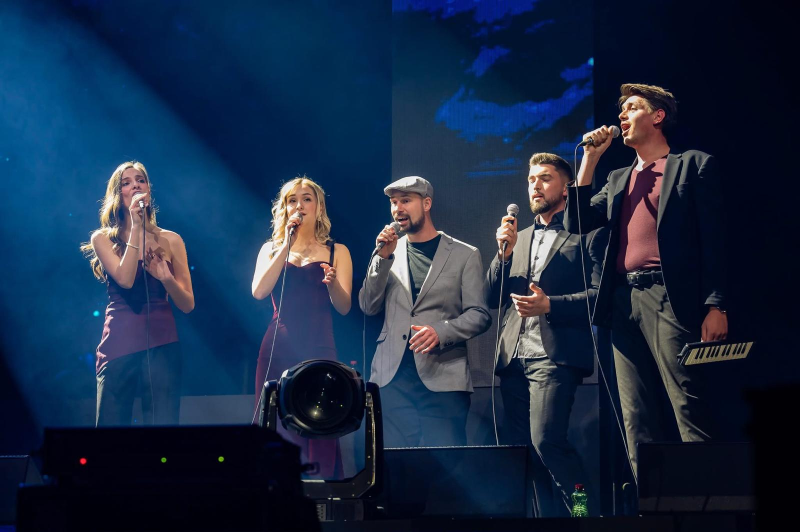
#> input picture src/assets/photos/arena-dalmatino.jpg, 1600 x 1064 px, given in place of crop.png, which was not available (shown at 1/2 size)
$ python planes.py ../../src/assets/photos
#> lines starting #> are read from the running program, lines starting #| are printed output that depends on the picture; after the words box and inside, x2 and y2 are one past the last pixel; in counts of white or black regions, pixels touching at a corner belong together
"""Build the home hero planes (far, subject, front, rim) from the 1800x1200 crop and
the per-tile Vision mattes that scripts/hero-planes/build.sh writes into <work>."""
import sys
import numpy as np
from PIL import Image, ImageDraw, ImageFilter

d = sys.argv[1]
crop = Image.open(f'{d}/crop.png').convert('RGB')
#> crop is the input picture: PIL image 1600x1064 RGB; mean R, G, B 25.6, 42.8, 68.2
W, H = crop.size
#> W = 1600; H = 1064
ys = np.arange(H, dtype=np.float32)[:, None]
#> ys = 1064 values from 0 to 1063

def ramp(a, b):  # 1 above a, 0 below b
    return np.clip((b - ys) / (b - a), 0, 1)

def ramp_down(a, b):  # 0 above a, 1 below b
    return 1 - ramp(a, b)

def to_image(a):  # a 0..1 float array as an 8-bit greyscale image
    return Image.fromarray((np.clip(a, 0, 1) * 255).astype(np.uint8))

def to_array(img):  # an 8-bit greyscale image as a 0..1 float array
    return np.asarray(img, np.float32) / 255

def dilate(mask, r):  # a boolean mask grown by an octagon of radius r (cross and square steps in turn: near enough a disk)
    m = mask.copy()
    for k in range(r):
        if k % 2:
            m = np.asarray(Image.fromarray(m.astype(np.uint8) * 255).filter(ImageFilter.MaxFilter(3))) > 0
        else:
            c = m.copy()
            c[1:] |= m[:-1]
            c[:-1] |= m[1:]
            c[:, 1:] |= m[:, :-1]
            c[:, :-1] |= m[:, 1:]
            m = c
    return m

def erode(mask, r):  # a boolean mask shrunk by the same octagon
    return ~dilate(~mask, r)

def blurred(a, r):  # a 0..1 float array, Gaussian-blurred
    return to_array(to_image(a).filter(ImageFilter.GaussianBlur(r)))

def filled(mask):  # a boolean mask with every enclosed hole filled
    pad = Image.new('L', (W + 2, H + 2), 0)
    pad.paste(to_image(mask), (1, 1))
    ImageDraw.floodfill(pad, (0, 0), 128)
    return np.asarray(pad, np.uint8)[1:-1, 1:-1] != 128

# Singers: tile x offset, tile y offset, column x0..x1, fade start..end
singers = [
    (1, 300, 230, 300, 715, 750, 810),    # singer 1 (stage left)
    (2, 640, 230, 715, 990, 740, 800),    # singer 2
    (3, 940, 230, 990, 1265, 970, 1040),   # singer 3
    (4, 1180, 230, 1265, 1490, 1090, 1150),  # singer 4
    (5, 1420, 230, 1490, 1800, 830, 890),  # singer 5
]
subject = np.zeros((H, W), np.float32)
for i, tx, ty, x0, x1, f0, f1 in singers:
    m = np.asarray(Image.open(f'{d}/tmask{i}.png').convert('L'), np.float32) / 255
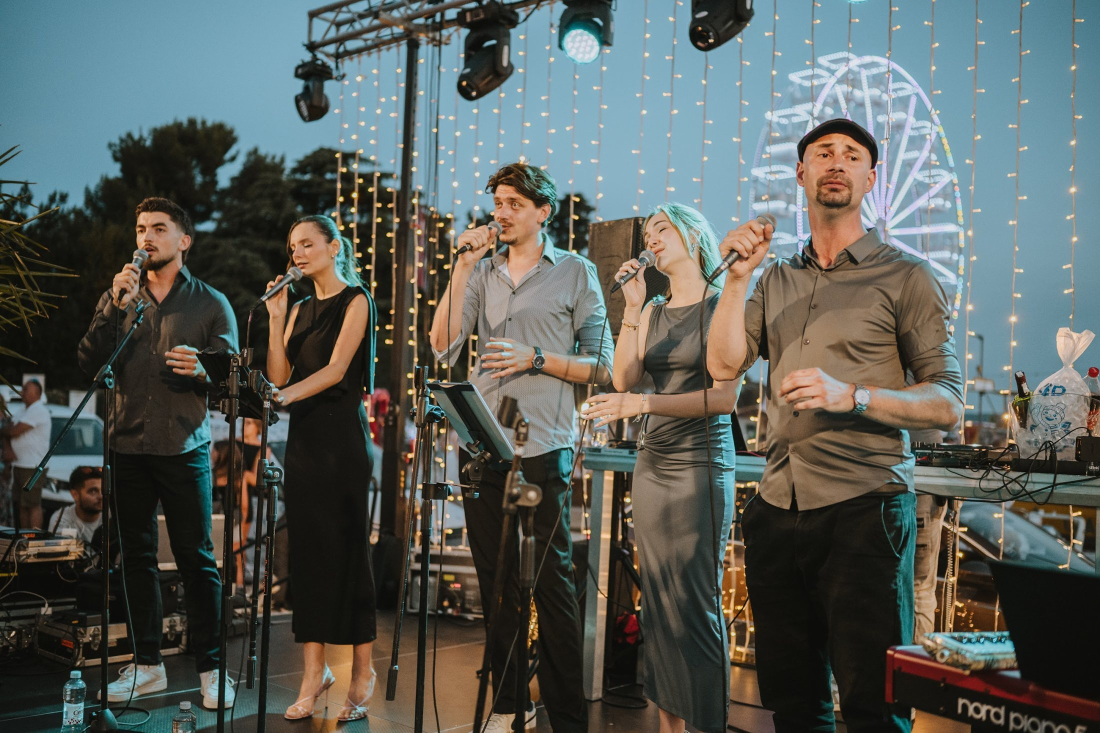
#> input picture src/assets/photos/crikvenica-piano.jpg, 2200 x 1466 px, given in place of tmask1.png, which was not available (shown at 1/2 size)
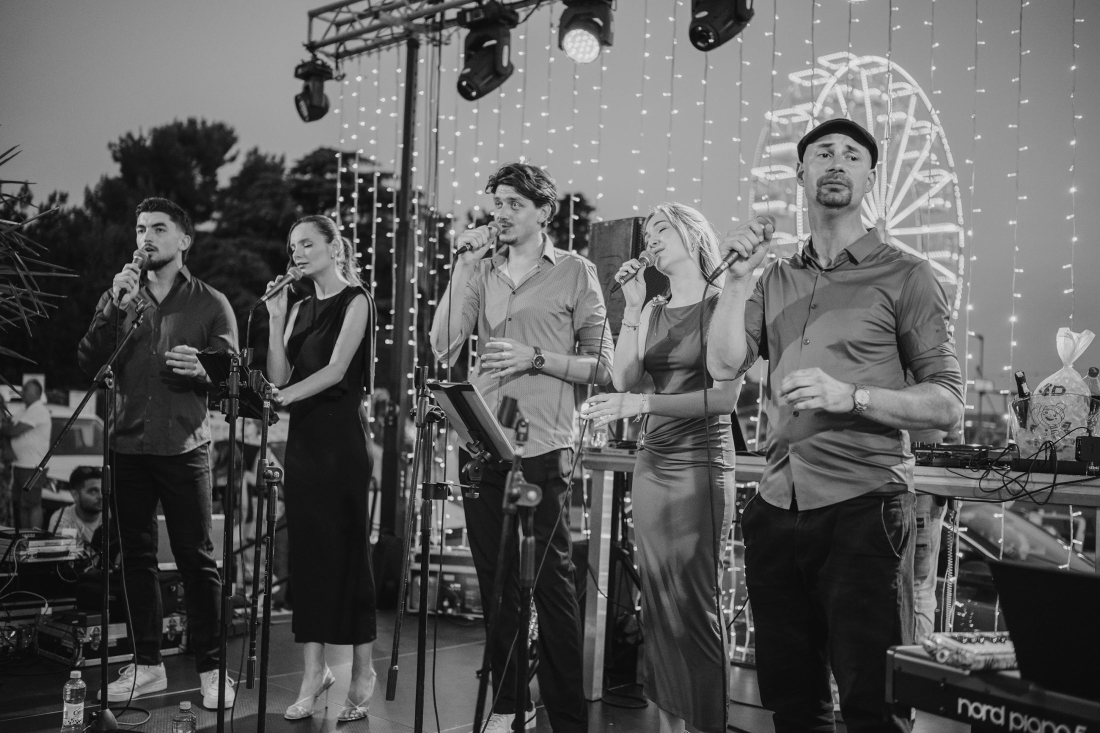
#> m: shape (1466, 2200) float32 (shown at 1/2 size); min 0, max 0.945, mean 0.361
    full = np.zeros((H, W), np.float32)
    h, w = m.shape
#> h = 1466; w = 2200
    full[ty:ty + h, tx:tx + w] = m[: H - ty, : W - tx]
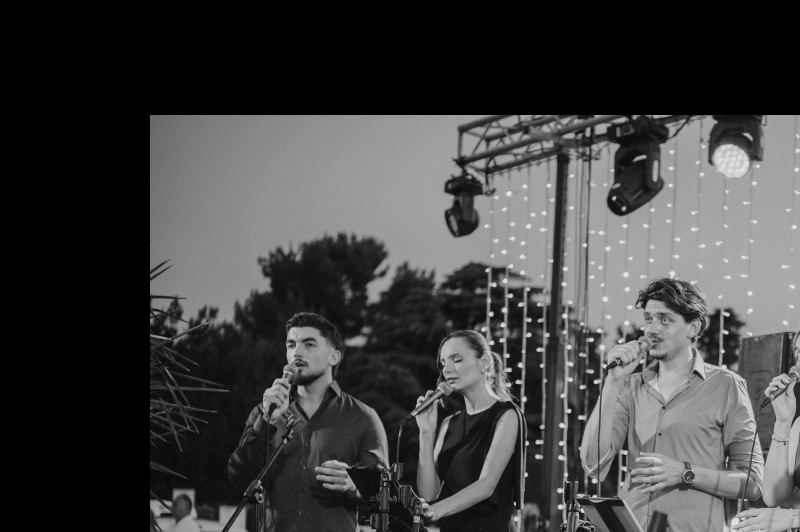
#> full: shape (1064, 1600) float32 (shown at 1/2 size); min 0, max 0.937, mean 0.255
    for bi, bx, by in ((2, 690, 380), (3, 975, 330), (4, 1215, 400)):
        if i == bi:
            mb = np.asarray(Image.open(f'{d}/tmask{i}b.png').convert('L'), np.float32) / 255
            hb, wb = mb.shape
            if i == 4:
                # Singer 4's wide tile takes a block of the sponsor banner around
                # her hand and microphone; the tight one alone is clean.
                full[:] = 0
            full[by:by + hb, bx:bx + wb] = np.maximum(full[by:by + hb, bx:bx + wb], mb)
    # Close the narrow gaps a microphone stand cuts through a singer: the
    # stand stands in front of them, so it belongs to this plane.
    # A round close: a square one left stair-stepped corners that the rim then outlined (#74).
    closed = blurred(erode(dilate(full > 0.3, 12), 12).astype(np.float32), 1)
#> in dilate, `m = mask.copy()`:
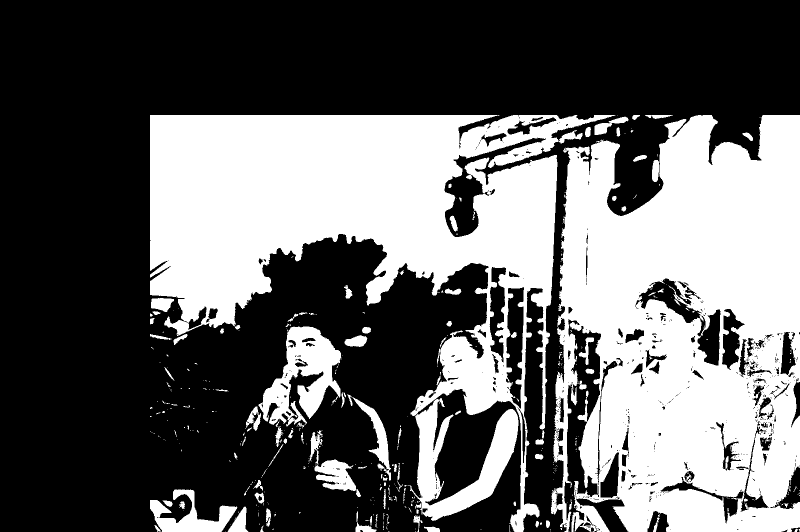
#> m: shape (1064, 1600) bool (shown at 1/2 size); 38.9% white; 457 white regions (342 under 20 px), largest, box (x1, y1, x2, y2) and area: (1102, 230, 1600, 1064) 315294, (300, 230, 1231, 1064) 282498, (816, 796, 1037, 1042) 19390
#> after the loop in dilate, `for k in range(r):`:
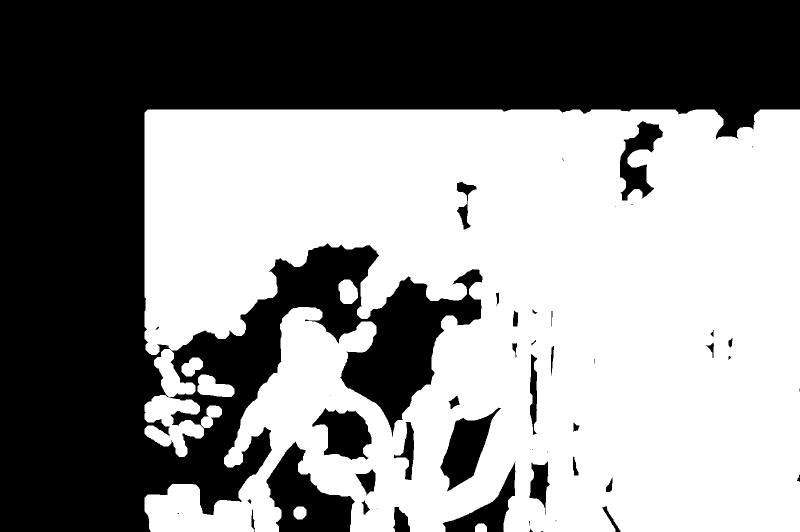
#> c: shape (1064, 1600) bool (shown at 1/2 size); 54.4% white; 48 black regions (14 under 20 px), largest, box (x1, y1, x2, y2) and area: (0, 0, 1600, 1064) 718224, (533, 883, 710, 1064) 16528, (881, 815, 1002, 983) 8890
#> call 2 of dilate, with r = 12
#> in dilate (call 2), `m = mask.copy()`: m: shape (1064, 1600) bool; 44.7% white; 35 white regions (8 under 20 px), largest, box (x1, y1, x2, y2) and area: (0, 0, 1600, 1064) 709841, (534, 886, 708, 1064) 15786, (882, 817, 999, 980) 8300
#> after the loop in dilate (call 2), `for k in range(r):`:
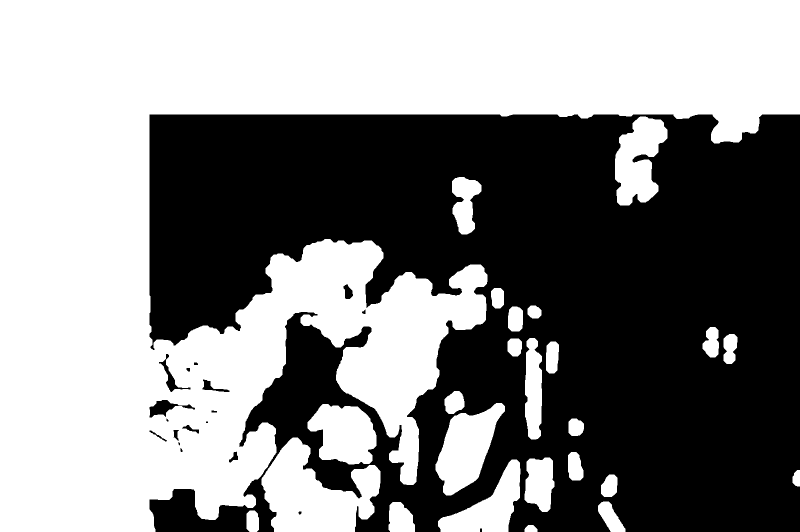
#> c: shape (1064, 1600) bool (shown at 1/2 size); 53% white; 19 black regions (3 under 20 px), largest, box (x1, y1, x2, y2) and area: (299, 229, 1600, 1064) 795991, (299, 800, 390, 835) 1242, (318, 708, 381, 784) 832
#> in erode, `return ~dilate(~mask, r)`: returned value: shape (1064, 1600) bool; 46.1% white; 31 white regions (21 under 20 px), largest, box (x1, y1, x2, y2) and area: (300, 230, 1600, 1064) 769149, (300, 937, 552, 1064) 13043, (300, 801, 355, 834) 914
    full = np.maximum(full, closed)
    col = np.zeros((1, W), np.float32)
    col[0, x0:x1] = 1
    full *= col * ramp(f0, f1)
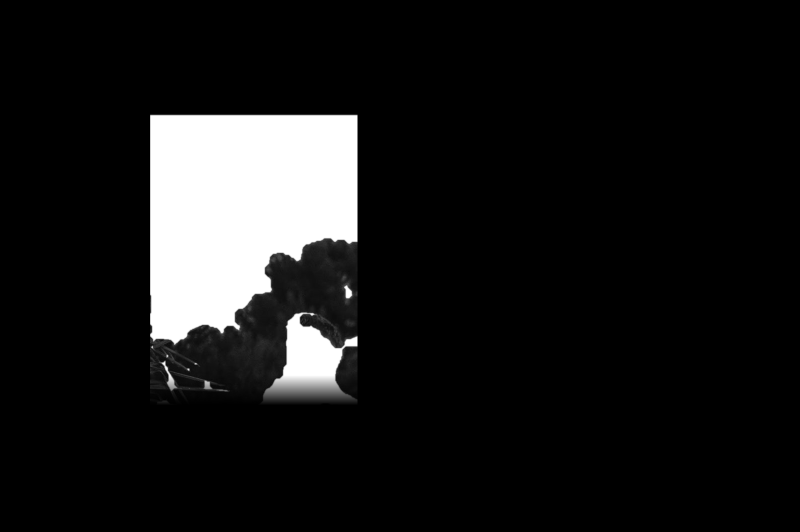
#> full: shape (1064, 1600) float32 (shown at 1/2 size); min 0, max 1, mean 0.0987
#> (the run stopped early here; a loop or call above may not have finished)
